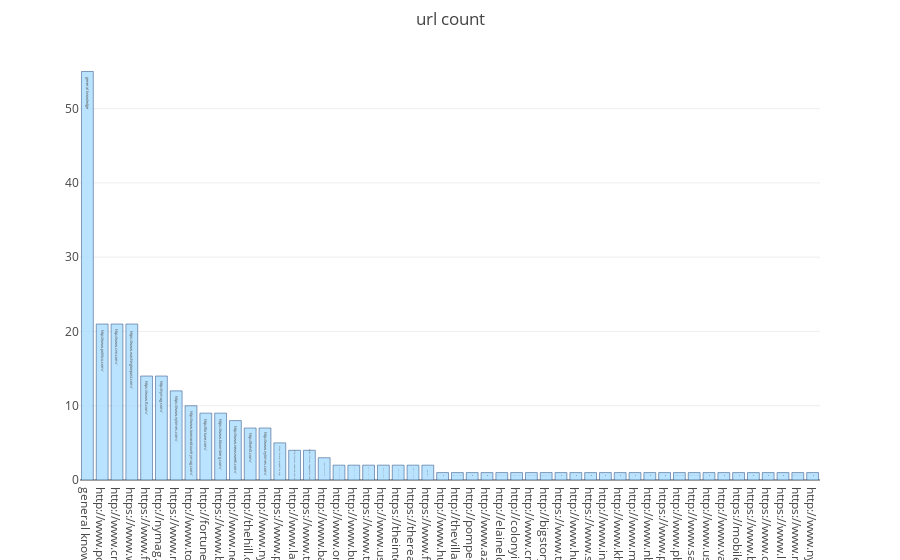

This figure's notebook cell:
### Code cell
data = [go.Bar(
            x=news_unique,
            y=news_count,
    text=news_unique,
    textposition = 'auto',
            marker=dict(
                color='rgb(179, 224, 255)',
                line=dict(
                    color='rgb(8,48,107)',
                    width=0.5),
            ),
            opacity=0.9
)]
layout = go.Layout(
    title = 'url count',
     margin = dict(
        t = 50
    )
)
fig = go.Figure(data = data, layout = layout)
py.iplot(fig)

### Figure 1 — Plotly figure (JSON) as saved in the notebook; plotly's stock layout.template omitted (floating-point values rounded to 4 significant figures)
{"data": [{"marker": {"color": "rgb(179, 224, 255)", "line": {"color": "rgb(8,48,107)", "width": 0.5}}, "opacity": 0.9, "text": ["general knowledge", "http://www.politico.com/", "http://www.cnn.com/", "https://www.washingtonpost.com/", "https://www.ft.com/", "http://nymag.com/", "https://www.nytimes.com/", "http://www.townandcountrymag.com/", "http://fortune.com/", "https://www.bloomberg.com/", "http://www.newsweek.com/", "http://thehill.com/", "http://www.nytimes.com/", "https://www.propublica.org/", "http://www.lanacion.com.ar/", "https://www.theguardian.com/", "http://www.baltimoresun.com/", "http://www.omarosa.com/", "http://www.businessinsider.com/", "https://www.texastribune.org/", "http://www.usnews.com/", "https://theintercept.com/", "https://therealdeal.com/", "https://www.fcc.gov/", "http://www.hurriyetdailynews.com/", "http://thevillager.com/", "http://pompeo.house.gov/", "http://www.azcentral.com/", "http://elainelchao.com/", "http://colonyinc.com/", "http://www.cnbc.com/", "http://bigstory.ap.org/", "https://www.theatlantic.com/", "http://www.huffingtonpost.com/", "https://www.statnews.com/", "http://www.insidesources.com/", "http://www.khmarino.com/", "http://www.modernhealthcare.com/", "http://www.nbcnews.com/", "https://www.publicintegrity.org/", "http://www.pbs.org/", "http://www.salon.com/", "http://www.usatoday.com/", "http://www.vanityfair.com/", "https://mobile.nytimes.com/", "https://www.buzzfeed.com/", "https://www.donaldjtrump.com/", "https://www.linkedin.com/", "https://www.meydan.tv/", "http://www.nydailynews.com/"], "textposition": "auto", "type": "bar", "x": ["general knowledge", "http://www.politico.com/", "http://www.cnn.com/", "https://www.washingtonpost.com/", "https://www.ft.com/", "http://nymag.com/", "https://www.nytimes.com/", "http://www.townandcountrymag.com/", "http://fortune.com/", "https://www.bloomberg.com/", "http://www.newsweek.com/", "http://thehill.com/", "http://www.nytimes.com/", "https://www.propublica.org/", "http://www.lanacion.com.ar/", "https://www.theguardian.com/", "http://www.baltimoresun.com/", "http://www.omarosa.com/", "http://www.businessinsider.com/", "https://www.texastribune.org/", "http://www.usnews.com/", "https://theintercept.com/", "https://therealdeal.com/", "https://www.fcc.gov/", "http://www.hurriyetdailynews.com/", "http://thevillager.com/", "http://pompeo.house.gov/", "http://www.azcentral.com/", "http://elainelchao.com/", "http://colonyinc.com/", "http://www.cnbc.com/", "http://bigstory.ap.org/", "https://www.theatlantic.com/", "http://www.huffingtonpost.com/", "https://www.statnews.com/", "http://www.insidesources.com/", "http://www.khmarino.com/", "http://www.modernhealthcare.com/", "http://www.nbcnews.com/", "https://www.publicintegrity.org/", "http://www.pbs.org/", "http://www.salon.com/", "http://www.usatoday.com/", "http://www.vanityfair.com/", "https://mobile.nytimes.com/", "https://www.buzzfeed.com/", "https://www.donaldjtrump.com/", "https://www.linkedin.com/", "https://www.meydan.tv/", "http://www.nydailynews.com/"], "y": [55, 21, 21, 21, 14, 14, 12, 10, 9, 9, 8, 7, 7, 5, 4, 4, 3, 2, 2, 2, 2, 2, 2, 2, 1, 1, 1, 1, 1, 1, 1, 1, 1, 1, 1, 1, 1, 1, 1, 1, 1, 1, 1, 1, 1, 1, 1, 1, 1, 1]}], "layout": {"margin": {"t": 50}, "title": "url count"}}
